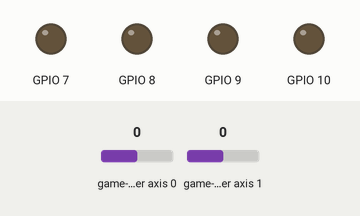
Bench run of a program on a simulated Raspberry Pi (BCM pin numbers). On the bench: output pins drawn as LEDs (lit = HIGH). The inputs (shaded band) are chosen by the test bench; at power-on: game-controller axis 0 0, game-controller axis 1 0.

Above: at 1.2 s.
1.3 s: game-controller axis 0 set to -1
At 2.3 s:
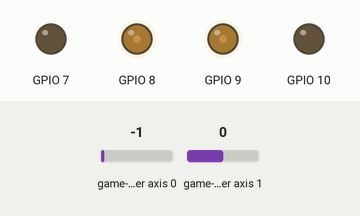
2.8 s: game-controller axis 1 set to -1
At 3.6 s:
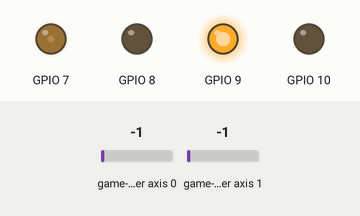
4.3 s: game-controller axis 0 set to -0.5
At 4.8 s:
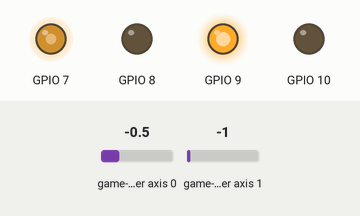
5.8 s: game-controller axis 1 set to -0.5
At 7.0 s:
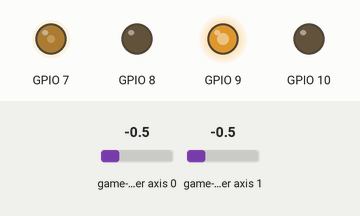
7.3 s: game-controller axis 0 set to 0
At 8.5 s:
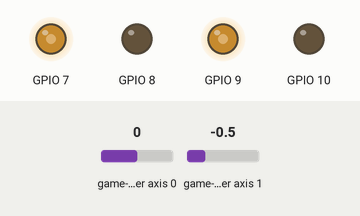
8.8 s: game-controller axis 1 set to 0.5
At 9.8 s:
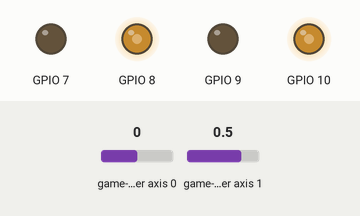
Timing chart, 0 to 11.3 s (numbered marks = the images above; inputs shaded):
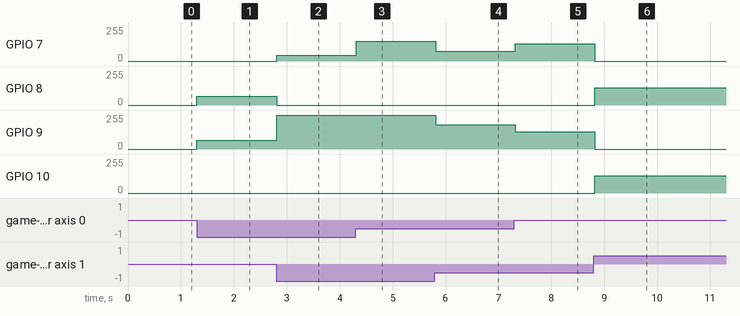

Measured:
- the behaviour switches between -0.5 and -1 on game-controller axis 0 (found by bisection; images 0 and 1)
- after the input at 1.3 s, GPIO 8, GPIO 9: 0/255 → 64/255 at once
- after the input at 2.8 s, GPIO 7: 0/255 → 42/255 at once; GPIO 8: 64/255 → 0/255 at once; GPIO 9: 64/255 → 255/255 at once
- after the input at 4.3 s, GPIO 7: 42/255 → 149/255 at once
- after the input at 5.8 s, GPIO 7: 149/255 → 74/255 at once; GPIO 9: 255/255 → 181/255 at once
- after the input at 7.3 s, GPIO 7: 74/255 → 128/255 at once; GPIO 9: 181/255 → 128/255 at once
- after the input at 8.8 s, GPIO 7, GPIO 9: 128/255 → 0/255 at once; GPIO 8, GPIO 10: 0/255 → 128/255 at once

The program:

robotcontroller.py
```python
import pygame
import time
import RPi.GPIO

"""
Step 1. Install the latest version of pygame with the following terminal command:

pip3 install pygame --upgrade

Step2. Adjust the pin values so the robot acts as expected

Examples:
If motora goes backwards when it should go forwards, I would switch motorA_pin1 and motorA_pin2

If the robot turns left when it should turn right, I would swap motorA and motorB
"""
motorA_pin1 = 10
motorA_pin2 = 9
motorB_pin1 = 8
motorB_pin2 = 7

class Motor:
    def __init__(self, pin1: int, pin2: int):
        self.pin1 = pin1
        self.pin2 = pin2

        RPi.GPIO.setup(self.pin1, RPi.GPIO.OUT)
        RPi.GPIO.setup(self.pin2, RPi.GPIO.OUT)

        self.pwm1 = RPi.GPIO.PWM(self.pin1, 20)
        self.pwm2 = RPi.GPIO.PWM(self.pin2, 20)

        self.pwm1.start(0)
        self.pwm2.start(0)

    def set_forward_speed(self, speed: int):
        self.pwm2.ChangeDutyCycle(0)
        self.pwm1.ChangeDutyCycle(speed)

    def set_backwards_speed(self, speed: int):
        self.pwm1.ChangeDutyCycle(0)
        self.pwm2.ChangeDutyCycle(speed)

    def set_motor_val(self, val: int):

        # If value is positive, set forward speed, else backwards speed
        if val >= 0:
            self.set_forward_speed(val)
        elif val < 0:
            self.set_backwards_speed(abs(val))

class Robot:
    def __init__(self, a_pins: tuple, b_pins: tuple):
        RPi.GPIO.setmode(RPi.GPIO.BCM)
        RPi.GPIO.setwarnings(False)

        self.motora = Motor(a_pins[0], a_pins[1])
        self.motorb = Motor(b_pins[0], b_pins[1])

    def update(self, speed: int, turning: int):

        # Set initial motor values to the speed
        aval = speed
        bval = speed

        # Adjust turning input based on speed to make the control feel more natural
        adjturning = turning * (abs(speed)/60)

        if abs(adjturning) < 25 and abs(turning) > 25:
            if turning > 0:
                adjturning = 25
            else:
                adjturning = -25


        # Adjust the motor values with the turning amount
        if adjturning > 0:
            aval += adjturning
            bval -= adjturning
        else:
            bval += abs(adjturning)
            aval -= abs(adjturning)

        # Check out of bounds
        if aval > 100:
            aval = 100

        if aval < -100:
            aval = -100

        if bval > 100:
            bval = 100

        if bval < -100:
            bval = -100


        self.motora.set_motor_val(aval)
        self.motorb.set_motor_val(bval)


    def __del__(self):
        RPi.GPIO.cleanup()

class JoystickHandler:
    def __init__(self, joystick_id: int, robot: Robot):
        pygame.init()
        pygame.joystick.init()

        self.joystick_id = joystick_id
        self.pygame_joystick = pygame.joystick.Joystick(self.joystick_id)

        self.pygame_joystick.init()

        self.robot = robot

    def update(self):
        pygame.event.get()

        # Get joystick position
        left_right_val = self.pygame_joystick.get_axis(0)
        forward_backward_val = self.pygame_joystick.get_axis(1)

        speed = 0
        turning = 0

        # If value is outside of deadzone, scale it by 100
        if abs(forward_backward_val) > 0.05:
            speed = forward_backward_val * 100

        if abs(left_right_val) > 0.05:
            turning = left_right_val * 50

        self.robot.update(speed, turning)


    def __del__(self):
        pygame.joystick.quit()
        pygame.quit()

if __name__ == "__main__":
    robot = Robot((motorA_pin1, motorA_pin2), (motorB_pin1, motorB_pin2))
    joystick = JoystickHandler(0, robot)

    # Call update 10x per second while program is open
    while True:
        joystick.update()
        time.sleep(0.1)
```
